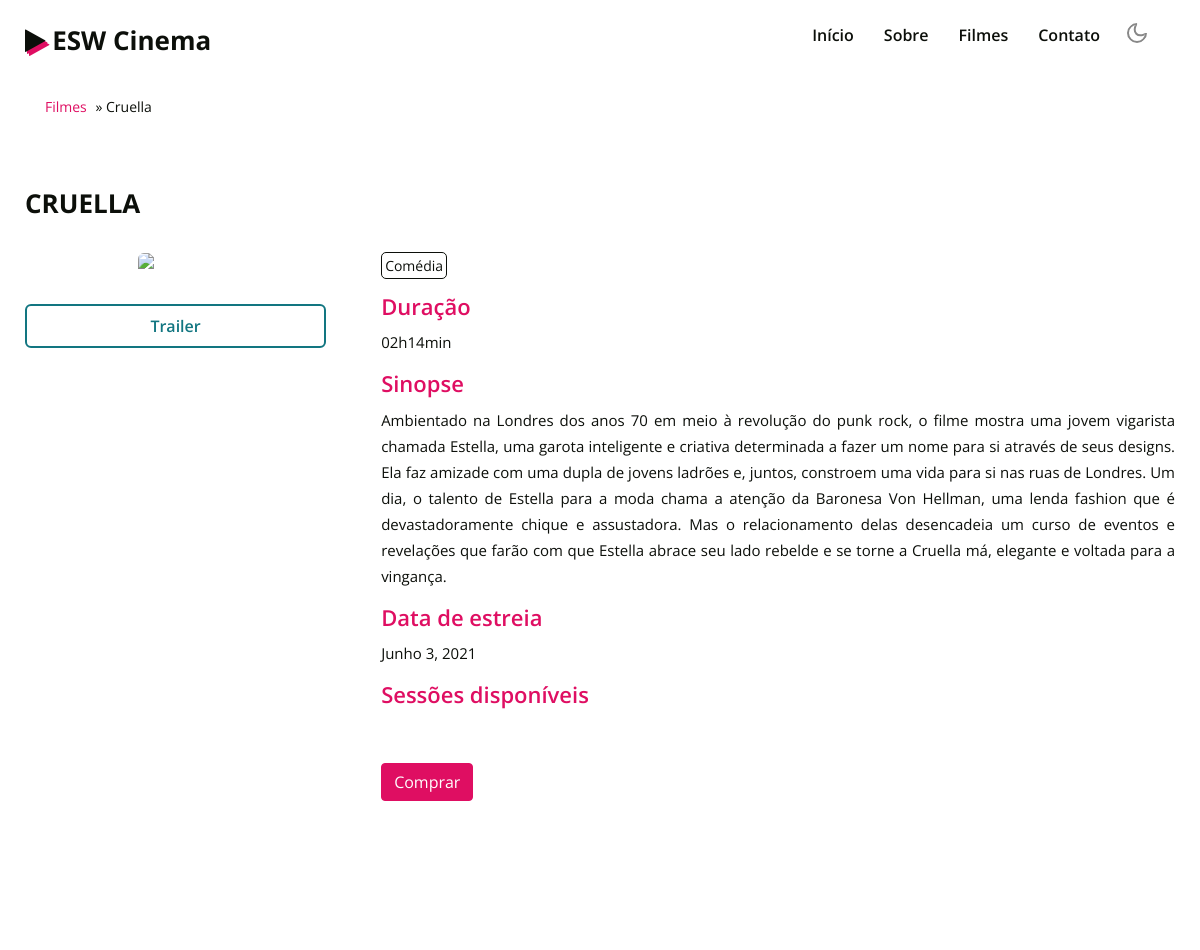
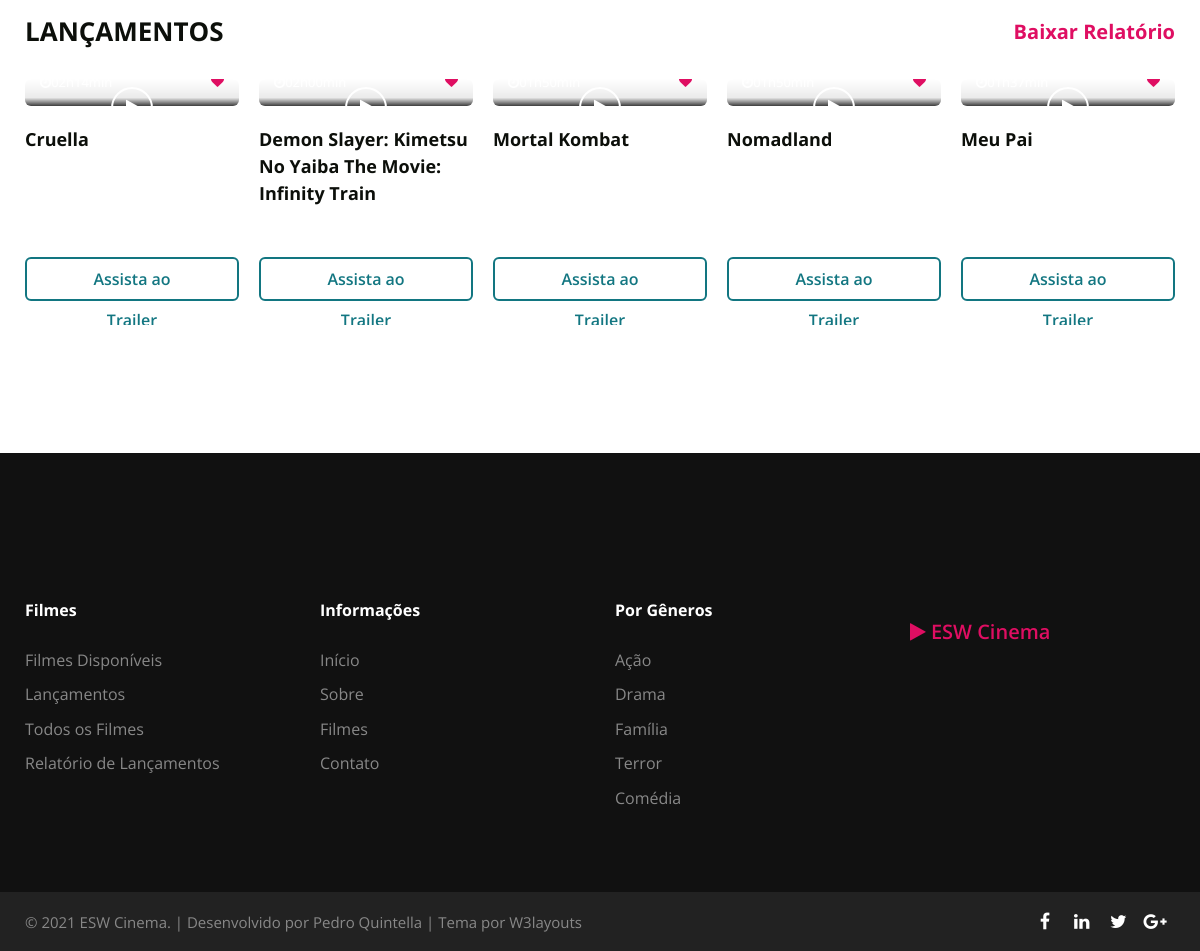
Screenshot of /filme-detalhe/7/ with the database file from the repository (2 pictures, top to bottom).
### application/models.py (models this page shows, shortened)
class Filme(models.Model):
    titulo = models.CharField(_('Título'), max_length=200)
    cartaz = StdImageField(_('Cartaz'), null=True, blank=True, upload_to=get_file_path, variations={'thumb': {'width': 240, 'height': 356, 'crop': True}})
    duracao = models.CharField(_('Duração'), max_length=8, help_text=_('Use este formato: 02h30min'))
    sinopse = models.TextField(_('Sinopse'), max_length=1000)
    trailer = models.URLField(_('Trailer'), null=True, blank=True)
    dataEstreia = models.DateField(_('Data de Estreia'), null=True, blank=True, help_text=_('Use este formato: DD/MM/AAAA'))
    genero = models.ForeignKey(Genero, null=True, on_delete=models.DO_NOTHING)
    class Meta:
        verbose_name = _('Filme')
        verbose_name_plural = _('Filmes')
        ordering = ['id']

class Genero(models.Model):
    nome = models.CharField(_('Nome'), null=True, unique=True, max_length=200)
    class Meta:
        verbose_name = _('Gênero')
        verbose_name_plural = _('Gêneros')
    def __str__(self):
        return self.nome

### application/views.py (the view)
# urls.py: path('filme-detalhe/<int:id>/', FilmeDetalheView.as_view(), name='filme-detalhe'),
class FilmeDetalheView(ListView):
    template_name = 'movie-detail.html'
    model = Sessao
    paginate_by = 9
    ordering = ['data']
    def get_context_data(self, **kwargs):
        context = super(FilmeDetalheView, self).get_context_data(**kwargs)
        id = self.kwargs['id']
        context['filme'] = Filme.objects.filter(id=id).first
        context['lancamentos'] = Filme.objects.order_by('-dataEstreia')[0:6]
        return context
    def get_queryset(self):
        id = self.kwargs['id']
        return Sessao.objects.filter(filme_id=id).order_by('data')

### application/templates/movie-detail.html (shortened to what this page needs)
{% extends 'base.html' %}
{% load i18n %}
{% load static %}
{% block content %}
	<div class="breadcrumbs-padding">
        <div class="w3l-breadcrumbs">
            <nav id="breadcrumbs" class="breadcrumbs">
                <div class="container page-wrapper">
                    <a href="{% url 'filmes' %}">{% trans 'Filmes' %}</a> » <span class="breadcrumb_last" aria-current="page">{{ filme.titulo }}</span>
                </div>
            </nav>
        </div>
    </div>
    <section class="w3l-grids">
        <div class="grids-main movie-detail-padding">
            <div id="movie-detail" class="container py-lg-3">
                <div class="headerhny-title">
                    <div id="movie-title" class="w3l-title-grids">
                        <div class="headerhny-left">
                            <h3 class="hny-title">{{ filme.titulo }}</h3>
                        </div>
                    </div>
                </div>
                <div class="movie-details">
                        <div class="item vhny-grid">
                            <div id="box-movie-detail" class="box16">
                                <figure>
                                    <img class="img-fluid" src="{{ filme.cartaz.thumb.url }}" alt="{{ filme.titulo }}">
                                </figure>
                            </div>
                            <div class="button-center text-center mt-4">
								<a href="{{ filme.trailer }}" class="btn watch-button">{% trans 'Trailer' %}</a>
							</div>
                        </div>
                        <div class="details-div">
                            <div class="movie-genre-div">
                                <a href="{% url 'filmes' %}" class="movie-genre">{{ filme.genero }}</a>
                            </div>
                            <div>
                                <h3 class="title-style">{% trans 'Duração' %}</h3>
                                <p class="movie-synopsis text-style">{{ filme.duracao }}</p>
                            </div>
                            <div>
                                <h3 class="title-style">{% trans 'Sinopse' %}</h3>
                                <p class="movie-synopsis text-style">{{ filme.sinopse }}</p>
                            </div>
                            <div>
                                <h3 class="title-style">{% trans 'Data de estreia' %}</h3>
                                <p class="movie-synopsis text-style">{{ filme.dataEstreia }}</p>
                            </div>
                            <div>
                                <h3 class="title-style">{% trans 'Sessões disponíveis' %}</h3>
                                <form class="session-form">
                                    <button type="submit" class="btn btn-primary buy-button">{% trans 'Comprar' %}</button>
                                </form>
                            </div>
                        </div>
                </div>
            </div>
            <div class="container py-lg-3">
				<div class="headerhny-title">
					<div class="w3l-title-grids">
						<div class="headerhny-left">
							<h3 class="hny-title">{% trans 'Lançamentos' %}</h3>
						</div>
						<div class="headerhny-right text-lg-right">
							<h4><a class="show-title" href="{% url 'relatorio-filmes' %}" target="_blank">{% trans 'Baixar Relatório' %}</a></h4>
						</div>
					</div>
				</div>
				<div class="owl-three owl-carousel owl-theme">
					{% for lancamento in lancamentos %}
						<div class="item vhny-grid">
							<div class="box16 mb-0">
								<a href="{% url 'filme-detalhe' id=lancamento.id %}">
									<figure>
									</figure>
									<div class="box-content">
										<h4> <span class="post"><span class="fa fa-clock-o"> </span>{{ lancamento.duracao }}
											</span>
											<span class="post fa fa-heart text-right"></span>
										</h4>
									</div>
									<span class="fa fa-play video-icon" aria-hidden="true"></span>
								</a>
							</div>
							<h3> <a class="title-gd" href="{% url 'filme-detalhe' id=lancamento.id %}">{{ lancamento.titulo }}</a></h3>
							<div class="button-center text-center mt-4">
								<a href="{{ lancamento.trailer }}" class="btn watch-button">{% trans 'Assista ao Trailer' %}</a>
							</div>
						</div>
					{% endfor %}
				</div>
			</div>
        </div>
    </section>
{% endblock %}

### rows the page displays
Filme: titulo "Cruella", titulo "CRUELLA", genero "Comédia", duracao "02h14min", sinopse "Ambientado na Londres dos anos 70 em meio à revolução do punk rock, o filme mostra uma jovem vigarista chamada Estella, uma garota inteligente e criativa determinada a fazer um nome para si através de seus designs. Ela faz amizade com uma dupla de jovens ladrões e, juntos, constroem uma vida para si nas ruas de Londres. Um dia, o talento de Estella para a moda chama a atenção da Baronesa Von Hellman, uma lenda fashion que é devastadoramente chique e assustadora. Mas o relacionamento delas desencadeia um curso de eventos e revelações que farão com que Estella abrace seu lado rebelde e se torne a Cruella má, elegante e voltada para a vingança.", dataEstreia "Junho 3, 2021"
Filme: titulo "Demon Slayer: Kimetsu No Yaiba The Movie: Infinity Train"
Filme: titulo "Mortal Kombat"
Filme: titulo "Nomadland"
Filme: titulo "Meu Pai"
